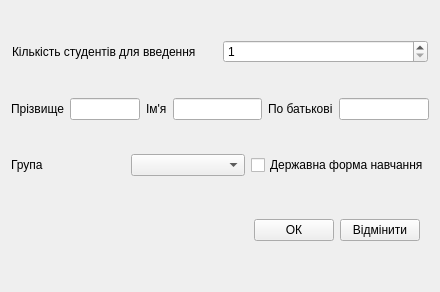
<?xml version="1.0" encoding="UTF-8"?>
<ui version="4.0">
 <class>StudenrInputForm</class>
 <widget class="QWidget" name="StudenrInputForm">
  <property name="geometry">
   <rect>
    <x>0</x>
    <y>0</y>
    <width>440</width>
    <height>292</height>
   </rect>
  </property>
  <property name="windowTitle">
   <string>Form</string>
  </property>
  <layout class="QVBoxLayout" name="verticalLayout">
   <item>
    <widget class="QWidget" name="widget" native="true">
     <property name="sizePolicy">
      <sizepolicy hsizetype="Preferred" vsizetype="Maximum">
       <horstretch>0</horstretch>
       <verstretch>0</verstretch>
      </sizepolicy>
     </property>
     <layout class="QHBoxLayout" name="horizontalLayout_9">
      <property name="leftMargin">
       <number>1</number>
      </property>
      <property name="topMargin">
       <number>1</number>
      </property>
      <property name="rightMargin">
       <number>1</number>
      </property>
      <property name="bottomMargin">
       <number>1</number>
      </property>
      <item>
       <widget class="QLabel" name="label_2">
        <property name="text">
         <string>Кількість студентів для введення</string>
        </property>
       </widget>
      </item>
      <item>
       <widget class="QSpinBox" name="spinBox">
        <property name="minimum">
         <number>1</number>
        </property>
       </widget>
      </item>
     </layout>
    </widget>
   </item>
   <item>
    <layout class="QHBoxLayout" name="horizontalLayout_7">
     <item>
      <layout class="QHBoxLayout" name="horizontalLayout_6">
       <item>
        <widget class="QLabel" name="label_3">
         <property name="text">
          <string>Прізвище</string>
         </property>
        </widget>
       </item>
       <item>
        <widget class="QLineEdit" name="studentSurname"/>
       </item>
       <item>
        <layout class="QHBoxLayout" name="horizontalLayout_5">
         <item>
          <widget class="QLabel" name="label_4">
           <property name="text">
            <string>Ім'я</string>
           </property>
          </widget>
         </item>
         <item>
          <widget class="QLineEdit" name="studentName"/>
         </item>
         <item>
          <layout class="QHBoxLayout" name="horizontalLayout_3">
           <item>
            <widget class="QLabel" name="label">
             <property name="text">
              <string>По батькові</string>
             </property>
            </widget>
           </item>
           <item>
            <widget class="QLineEdit" name="studentLastName"/>
           </item>
          </layout>
         </item>
        </layout>
       </item>
      </layout>
     </item>
    </layout>
   </item>
   <item>
    <layout class="QHBoxLayout" name="horizontalLayout_8">
     <item>
      <layout class="QHBoxLayout" name="horizontalLayout_2">
       <item>
        <widget class="QLabel" name="label_5">
         <property name="text">
          <string>Група</string>
         </property>
        </widget>
       </item>
       <item>
        <widget class="QComboBox" name="comboBox"/>
       </item>
       <item>
        <layout class="QHBoxLayout" name="horizontalLayout">
         <item>
          <widget class="QCheckBox" name="studyTypeCheck">
           <property name="text">
            <string>Державна форма навчання</string>
           </property>
          </widget>
         </item>
        </layout>
       </item>
      </layout>
     </item>
    </layout>
   </item>
   <item>
    <widget class="QWidget" name="" native="true">
     <property name="sizePolicy">
      <sizepolicy hsizetype="Preferred" vsizetype="Maximum">
       <horstretch>0</horstretch>
       <verstretch>0</verstretch>
      </sizepolicy>
     </property>
     <layout class="QHBoxLayout" name="horizontalLayout_4">
      <item>
       <spacer name="horizontalSpacer">
        <property name="orientation">
         <enum>Qt::Horizontal</enum>
        </property>
        <property name="sizeHint" stdset="0">
         <size>
          <width>40</width>
          <height>20</height>
         </size>
        </property>
       </spacer>
      </item>
      <item>
       <widget class="QPushButton" name="btn_ok">
        <property name="text">
         <string>ОК</string>
        </property>
       </widget>
      </item>
      <item>
       <widget class="QPushButton" name="btn_cancel">
        <property name="text">
         <string>Відмінити</string>
        </property>
       </widget>
      </item>
     </layout>
    </widget>
   </item>
  </layout>
 </widget>
 <resources/>
 <connections/>
</ui>
